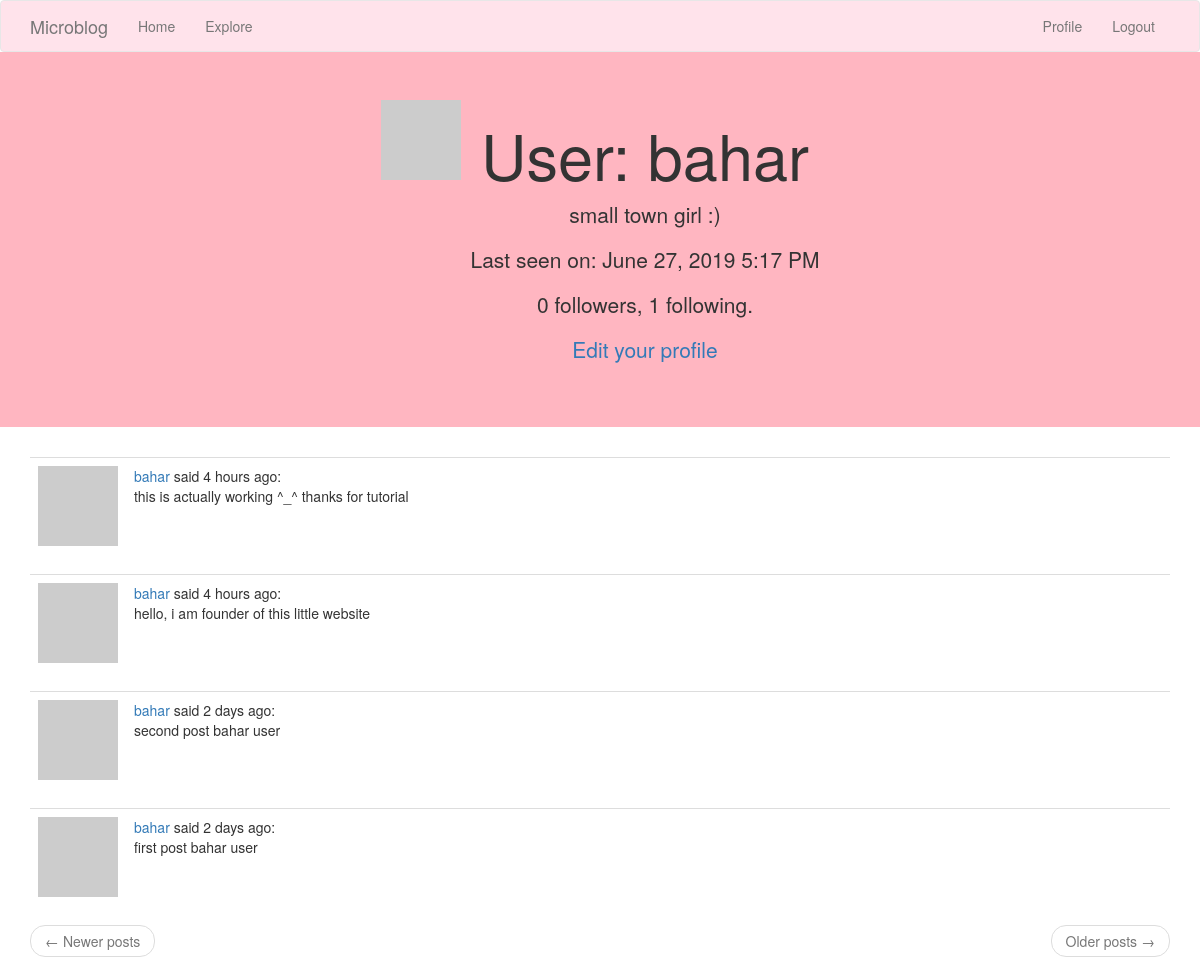
The app's page /user/bahar (signed in), older data.
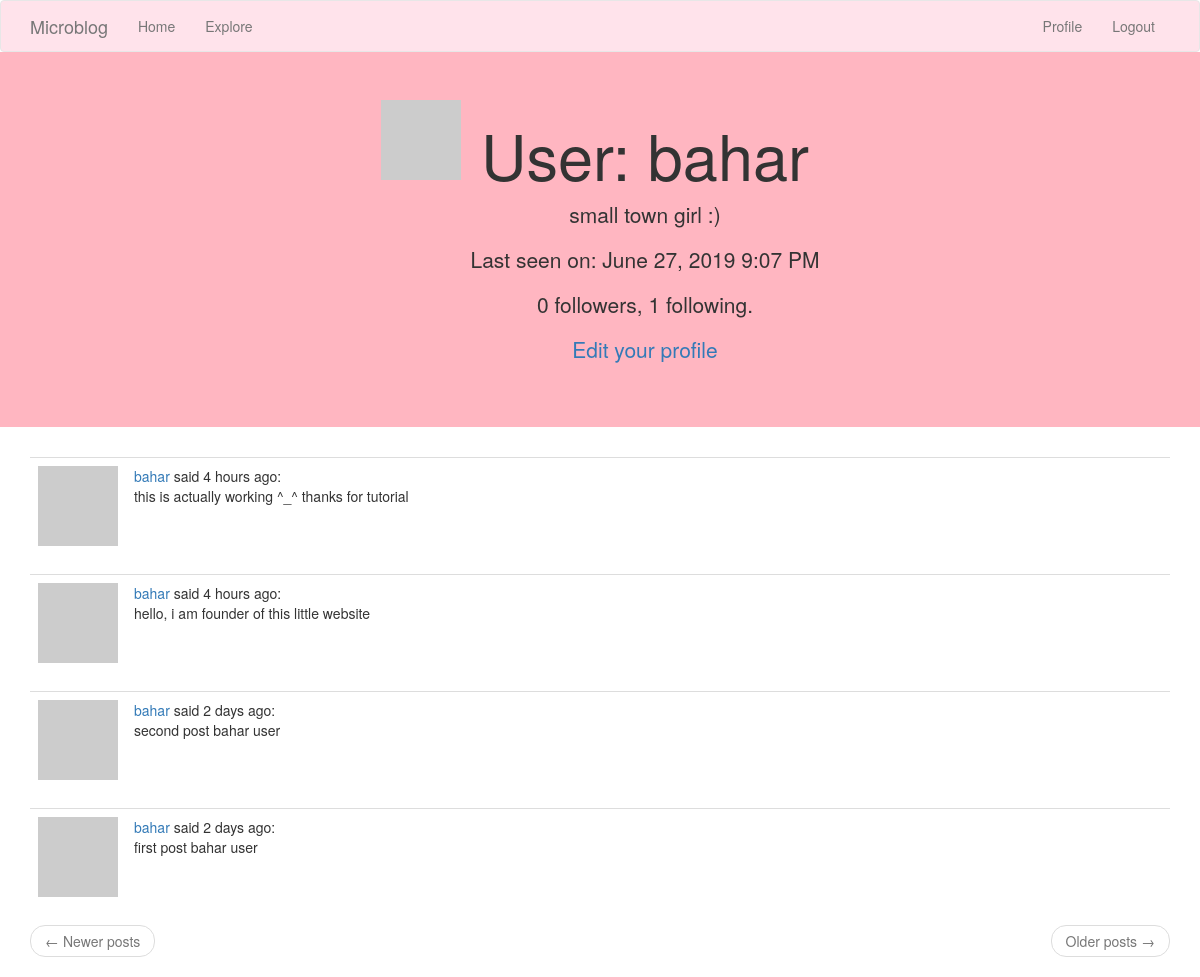
The same page, newer data.
### app/models.py (models this page shows, shortened)
class User(UserMixin, db.Model):
    id = db.Column(db.Integer, primary_key=True)
    username = db.Column(db.String(64), index=True, unique=True)
    email = db.Column(db.String(120), index=True, unique=True)
    password_hash = db.Column(db.String(128))
    posts = db.relationship('Post', backref='author', lazy='dynamic')
    about_me = db.Column(db.String(140))
    last_seen = db.Column(db.DateTime, default=datetime.utcnow)
    def avatar(self, size):
        digest = md5(self.email.lower().encode('utf-8')).hexdigest()
        return 'https://www.gravatar.com/avatar/{}?d=identicon&s={}'.format(
            digest, size)
    followed = db.relationship(
        'User', secondary=followers,
        primaryjoin=(followers.c.follower_id == id),
        secondaryjoin=(followers.c.followed_id == id),
        backref=db.backref('followers', lazy='dynamic'), lazy='dynamic')

class Post(db.Model):
    id = db.Column(db.Integer, primary_key=True)
    body = db.Column(db.String(140))
    timestamp = db.Column(db.DateTime, index=True, default=datetime.utcnow)
    user_id = db.Column(db.Integer, db.ForeignKey('user.id'))

### app/routes.py (the view)
@app.route('/user/<username>')
@login_required
def user(username):
    user = User.query.filter_by(username=username).first_or_404()
    page = request.args.get('page', 1, type=int)
    posts = user.posts.order_by(Post.timestamp.desc()).paginate(
        page, app.config['POSTS_PER_PAGE'], False)
    next_url = url_for('user', username=user.username, page=posts.next_num) \
        if posts.has_next else None
    prev_url = url_for('user', username=user.username, page=posts.prev_num) \
        if posts.has_prev else None
    return render_template('user.html', user=user, posts=posts.items,
                           next_url=next_url, prev_url=prev_url)

### app/models.py (called while the page is built)
@login.user_loader
def load_user(id):
    return User.query.get(int(id))

### app/routes.py (called while the page is built)
@app.before_request
def before_request():
    if current_user.is_authenticated:
        current_user.last_seen = datetime.utcnow()
        db.session.commit()

### app/templates/user.html
{% extends "base.html" %}
{% block app_content %}
    <div class="jumbotron text-center" style="background-color:#FFB6C1">
    <table align="center">
        <tr valign="top">
            <td style="padding-right:10px;"><img src="{{ user.avatar(128) }}"></td>
            <td><h1>User: {{ user.username }}</h1>
        {% if user.about_me %}<p>{{ user.about_me }}</p>{% endif %}
        {% if user.last_seen %}<p>Last seen on: {{ moment(user.last_seen).format('LLL') }}</p>{% endif %}
        <p>{{ user.followers.count() }} followers, {{ user.followed.count() }} following.</p>
        {% if user == current_user %}
        <p><a href="{{ url_for('edit_profile') }}">Edit your profile</a></p>
        {% elif not current_user.is_following(user) %}
        <p><a href="{{ url_for('follow', username=user.username) }}">Follow</a></p>
        {% else %}
        <p><a href="{{ url_for('unfollow', username=user.username) }}">Unfollow</a></p>
        {% endif %}
            </td>
        </tr>
    </table>
    </div>
    <div class="container" >
    {% for post in posts %}
        {% include '_post.html' %}
    {% endfor %}
    <nav aria-label="...">
        <ul class="pager">
            <li class="previous{% if not prev_url %} disabled{% endif %}">
                <a href="{{ prev_url or '#' }}">
                    <span aria-hidden="true">&larr;</span> Newer posts
                </a>
            </li>
            <li class="next{% if not next_url %} disabled{% endif %}">
                <a href="{{ next_url or '#' }}">
                    Older posts <span aria-hidden="true">&rarr;</span>
                </a>
            </li>
        </ul>
    </nav>
    </div>
{% endblock %}

### app/templates/base.html (shortened to what this page needs)
{% extends 'bootstrap/base.html' %}
{% block navbar %}
       <nav class="navbar navbar-default" style="margin-bottom:0; background-color: #FFE3EB;">
        <div class="container">
    <div class="navbar-header">
      <a class="navbar-brand" href="{{ url_for('index') }}">Microblog</a>
    </div>
     <div class="collapse navbar-collapse" id="bs-example-navbar-collapse-1">
     <ul class="nav navbar-nav">
        <li><a href="{{ url_for('index') }}">Home</a></li>
        <li><a href="{{ url_for('explore') }}">Explore</a></li></ul>
        <ul class="nav navbar-nav navbar-right">
        {% if current_user.is_anonymous %}
        <li><a href="{{ url_for('login') }}">Login</a></li>
        {% else %}
        <li><a href="{{ url_for('user', username=current_user.username) }}">Profile</a></li>
        <li><a href="{{ url_for('logout') }}">Logout</a></li>
        {% endif %}
        </ul></div></div></nav>
{% endblock %}
{% block content %}
        {% block app_content %}{% endblock %}
{% endblock %}

### app/templates/_post.html
    <table class="table table-hover">
        <tr>
            <td width="70px">
                <a href="{{ url_for('user', username=post.author.username) }}">
                    <img src="{{ post.author.avatar(70) }}" />
                </a>
            </td>
            <td>
                <a href="{{ url_for('user', username=post.author.username) }}">
                    {{ post.author.username }}
                </a>
                said {{ moment(post.timestamp).fromNow() }}:
                <br>
                {{ post.body }}
            </td>
        </tr>
    </table>

Row changes from the older to the newer data that the page shows:
changed User "bahar": last_seen "June 27, 2019 5:17 PM" → "June 27, 2019 9:07 PM"
